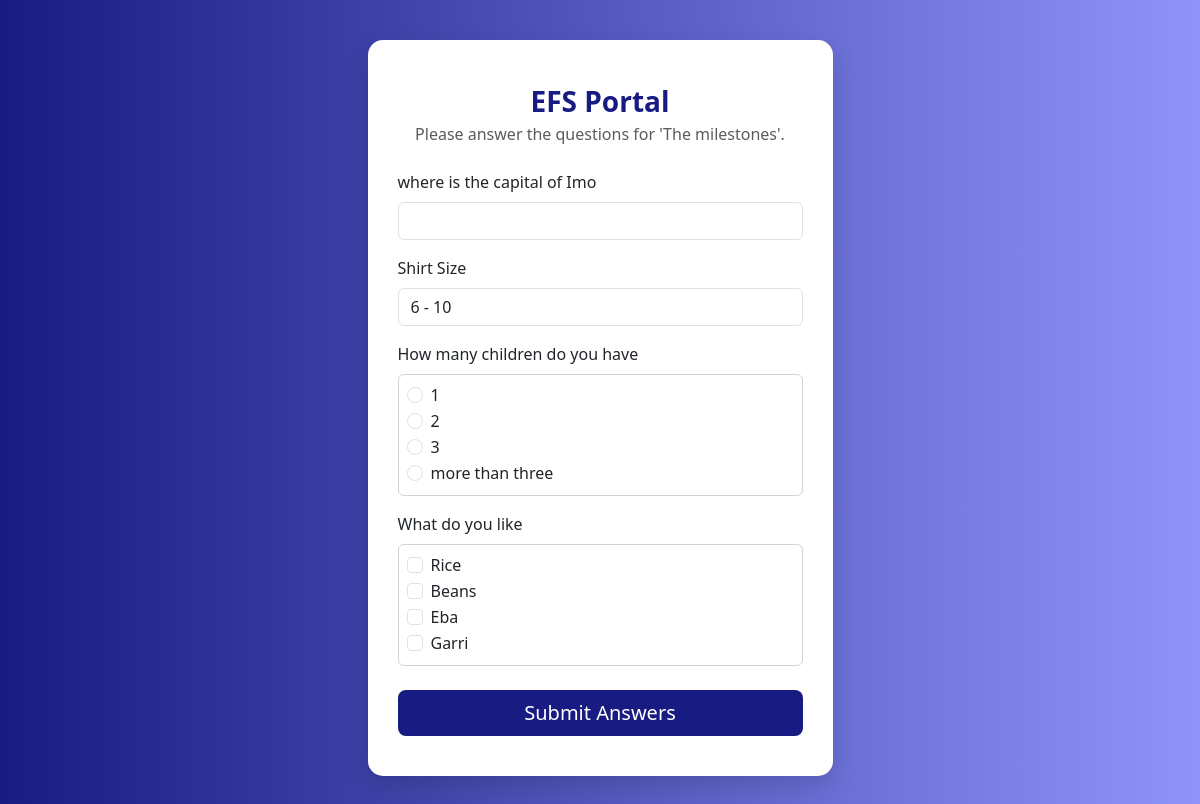
Page /event_question/2/ (signed in) on the committed database.
### core/models.py (models this page shows, shortened)
class Event(models.Model):
    class EventType(models.TextChoices):
        PHYSICAL = 'Physical', 'Physical'
        ONLINE = 'Online', 'Online'
        HYBRID = 'Hybrid', 'Hybrid'
    name = models.CharField(max_length=200)
    start_datetime = models.DateTimeField(help_text="The date and time the event starts.")
    end_datetime = models.DateTimeField(
        help_text="The date and time the event ends.",
        blank=True, # Make it optional, as some events might be single points in time
        null=True
    )
    created_at = models.DateTimeField(auto_now_add=True, help_text="The date the event was created in the system.")
    event_type = models.CharField(
        max_length=10,
        choices=EventType.choices,
        default=EventType.PHYSICAL,
        help_text="The format of the event."
    )
    physical_location = models.CharField(
        max_length=255,
        blank=True,
        help_text="The address or venue for physical or hybrid events."
    )
    online_link = models.URLField(
        max_length=255,
        blank=True,
        help_text="The meeting/stream link for online or hybrid events."
    )
    description = models.TextField(blank=True, help_text="Optional: A detailed description of the event.")
    is_active = models.BooleanField(default=True, help_text="Uncheck this to hide the event from public view.")
    speakers = models.ManyToManyField(
        'Speaker',
        blank=True,
        related_name='events',
        help_text="Select speakers for this event."
    )
    featured_image = models.ImageField(
        upload_to='event_images/',
        blank=True,
        null=True,
        help_text="A featured image for the event, displayed on home/list pages."
    )
    class Meta:
        ordering = ['start_datetime']
        verbose_name = "Event"
        verbose_name_plural = "Events"

class EventQuestion(models.Model):
    FIELD_TYPE_CHOICES = [
        ('text', 'Text (Single Line)'),
        ('textarea', 'Text (Multi-Line)'),
        ('dropdown', 'Dropdown'),
        ('radio', 'Radio Buttons'),
        ('checkbox', 'Checkboxes (Multiple Answers)'),
    ]
    event = models.ForeignKey(Event, on_delete=models.CASCADE, related_name='questions')
    label = models.CharField(max_length=255, help_text="The question text that the user will see.")
    field_type = models.CharField(max_length=20, choices=FIELD_TYPE_CHOICES)
    is_required = models.BooleanField(default=False)
    choices = models.TextField(
        blank=True,
        help_text="For Dropdown, Radio, or Checkbox fields. Enter one choice per line."
    )
    order = models.PositiveIntegerField(default=0, help_text="The order in which the question will appear on the form.")
    class Meta:
        ordering = ['order']
        verbose_name = "Event Question"
        verbose_name_plural = "Event Questions"
    def get_choices_as_list(self):
        return [choice.strip() for choice in self.choices.splitlines() if choice.strip()]

### core/views.py (the view)
# urls.py: path('event_question/<int:event_id>/', views.answer_event_questions, name='answer_event_questions'),
@login_required
def answer_event_questions(request, event_id):
    event = get_object_or_404(Event, pk=event_id)
    user = request.user
    if Attendee.objects.filter(user=user, event=event).exists():
        messages.info(request, f"You have already registered and answered the questions for '{event.name}'.")
        return redirect('efs_dashboard')
    if request.method == 'POST':
        form = DynamicQuestionsForm(request.POST, event=event)
        if form.is_valid():
            try:
                with transaction.atomic():
                    attendee = Attendee.objects.create(user=user, event=event)
                    for key, value in form.cleaned_data.items():
                        if key.startswith('custom_question_'):
                            question_id = int(key.replace('custom_question_', ''))
                            question = EventQuestion.objects.get(id=question_id)
                            answer_value = ", ".join(value) if isinstance(value, list) else str(value)
                            AttendeeAnswer.objects.create(
                                attendee=attendee,
                                question=question,
                                answer=answer_value
                            )
                messages.success(request, f"Thank you! Your answers for '{event.name}' have been saved.")
                return redirect('efs_dashboard') # Redirect to a success page
            except Exception as e:
                messages.error(request, f"An error occurred: {e}")
    else: # GET request
        form = DynamicQuestionsForm(event=event)
    context = {
        'form': form,
        'event': event,
    }
    return render(request, 'efs_answer_questions.html', context)

### core/templatetags/form_filters.py (called while the page is built)
@register.filter(name='is_a')
def is_a(field, class_names_str):
    class_names = class_names_str.split(',')
    widget_class_name = field.__class__.__name__
    return widget_class_name in class_names

@register.filter(name='add_class')
def add_class(field_tag, css_class):
    return field_tag.replace('>', f' class="{css_class}">', 1)

### templates/efs_answer_questions.html (shortened to what this page needs)
{% extends 'auth_base.html' %}
{% load form_filters %}
{% block main %}
<div class="container d-flex justify-content-center align-items-center h-100">
<div class="col-md-6 col-lg-5">
    <div class="ep-card mb-5">
    <div class="text-center mb-4">
        <div class="brand-logo">EFS Portal</div>
        <p class="text-muted">Please answer the questions for '{{ event.name }}'.</p>
    </div>
    <form method="post" action="{% url 'answer_event_questions' event.id %}">
        {% for field in form %}
            <div class="mb-3">
                <label class="form-label d-block ">{{ field.label }}{% if field.field.required %} <span class="text-danger">*</span>{% endif %}</label>
                {% if field.field.widget|is_a:"RadioSelect,CheckboxSelectMultiple" %}
                    <div class="p-2 rounded" style="border: 1px solid #ced4da;">
                        {% for choice in field %}
                        <div class="form-check">
                            {{ choice.tag|add_class:"form-check-input"|safe }}
                            <label for="{{ choice.id_for_label }}" class="form-check-label">{{ choice.choice_label }}</label>
                        </div>
                        {% endfor %}
                    </div>
                {% else %}
                    {{ field }}
                {% endif %}
            </div>
        {% endfor %}
        <div class="d-grid mt-4">
            <button type="submit" class="btn btn-primary btn-lg">Submit Answers</button>
        </div>
    </form>
    </div>
</div>
</div>
{% endblock %}

### static/users_style.css (style rules this page uses)
body { background: linear-gradient(to right, rgb(24, 28, 130), #8f94fb); }
.ep-card { background: #fff; border-radius: 15px; padding: 40px 30px; box-shadow: 0 10px 25px rgba(0,0,0,0.15); margin-top:2.5em; }
.brand-logo { font-size: 28px; font-weight: 600; color: rgb(24,28,130); }
.btn-primary { background-color:rgb(24,28,130); border: none; }
.form-label { font-weight: 500; }

### rows in the picture
Event: name "The milestones"
EventQuestion: label "where is the capital of Imo"
EventQuestion: label "Shirt Size"
EventQuestion: label "How many children do you have"
EventQuestion: label "What do you like"

### other values in the picture
{{ choice.choice_label }} "1" "2" "3" "more than three" "Rice" "Beans" "Eba" "Garri"
